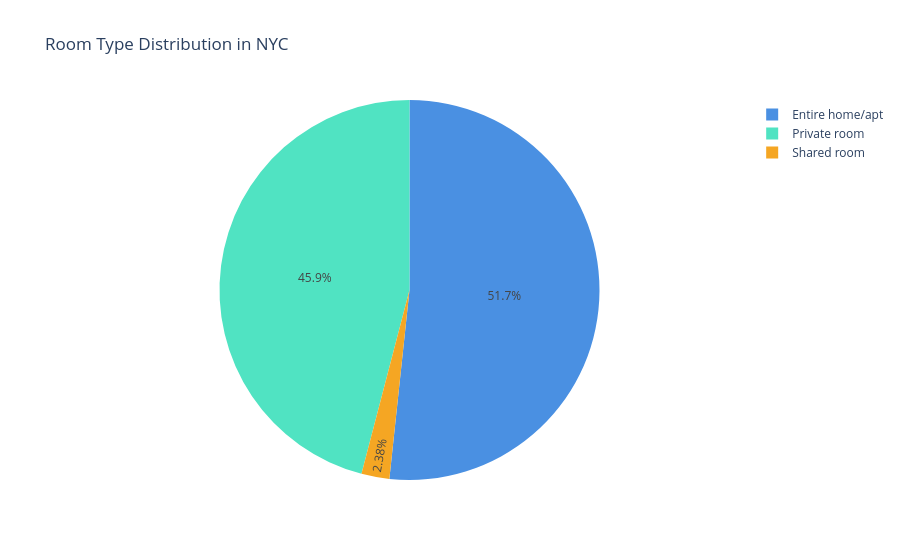

Write notebook code for a chart like this one.
### Markdown cell above
* Room Type Distribution in NYC

### Code cell
room_counts = df['room_type'].value_counts().reset_index()
room_counts.columns = ['Room Type', 'Count']

px.pie(data_frame=room_counts  , names= 'Room Type' , values='Count' ,title='Room Type Distribution in NYC' , color_discrete_sequence=['#4A90E2', '#50E3C2', '#F5A623']).show()

### Figure 1 — Plotly figure (JSON) as saved in the notebook; plotly's stock layout.template omitted (floating-point values rounded to 4 significant figures)
{"data": [{"domain": {"x": [0, 1], "y": [0, 1]}, "hovertemplate": "Room Type=%{label}<br>Count=%{value}<extra></extra>", "labels": ["Entire home/apt", "Private room", "Shared room"], "legendgroup": "", "name": "", "showlegend": true, "type": "pie", "values": [25015, 22229, 1150]}], "layout": {"legend": {"tracegroupgap": 0}, "piecolorway": ["#4A90E2", "#50E3C2", "#F5A623"], "title": {"text": "Room Type Distribution in NYC"}}}
